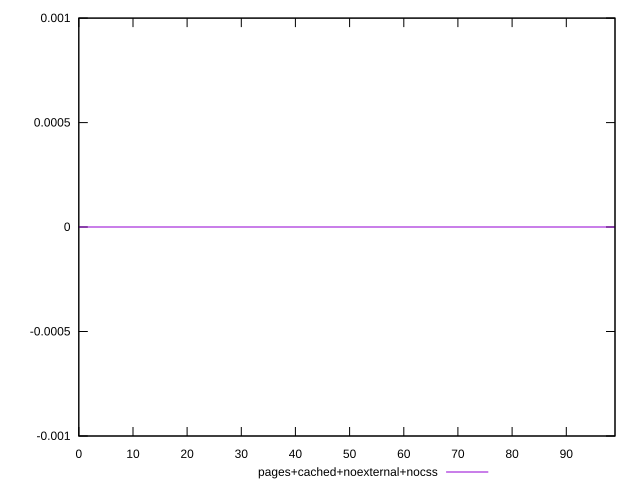

Write the gnuplot code that produced this figure.
reset
set terminal svg size 640, 490 enhanced background rgb 'white'
set output "report_00007_2020-12-11T15:55:29.892Z/uses-rel-preconnect/comparison/line/9_vs_10.svg"

$pagesCachedNoexternalNocss <<EOF
0 0
1 0
2 0
3 0
4 0
5 0
6 0
7 0
8 0
9 0
10 0
11 0
12 0
13 0
14 0
15 0
16 0
17 0
18 0
19 0
20 0
21 0
22 0
23 0
24 0
25 0
26 0
27 0
28 0
29 0
30 0
31 0
32 0
33 0
34 0
35 0
36 0
37 0
38 0
39 0
40 0
41 0
42 0
43 0
44 0
45 0
46 0
47 0
48 0
49 0
50 0
51 0
52 0
53 0
54 0
55 0
56 0
57 0
58 0
59 0
60 0
61 0
62 0
63 0
64 0
65 0
66 0
67 0
68 0
69 0
70 0
71 0
72 0
73 0
74 0
75 0
76 0
77 0
78 0
79 0
80 0
81 0
82 0
83 0
84 0
85 0
86 0
87 0
88 0
89 0
90 0
91 0
92 0
93 0
94 0
95 0
96 0
97 0
98 0
99 0
EOF

set key outside below
set yrange [-0.001:0.001]

plot \
  $pagesCachedNoexternalNocss title "pages+cached+noexternal+nocss" with line, \


reset
